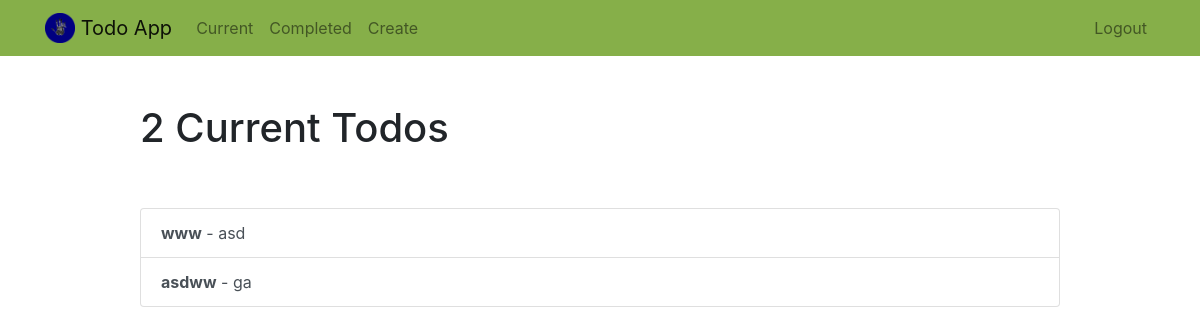
/current/ (signed in), run on an earlier commit of the app's database.
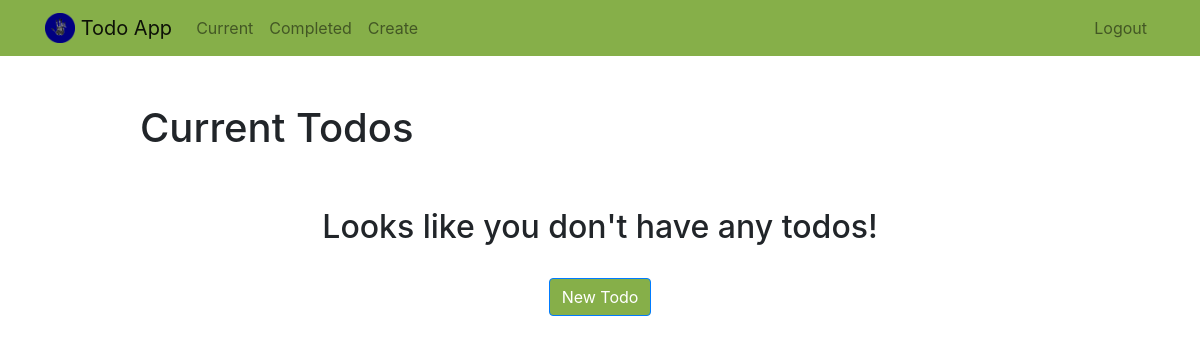
And on a later commit of the database.
### todo/models.py (models this page shows, shortened)
class Todo(models.Model):
    title = models.CharField(max_length=100)
    memo = models.TextField(blank=True)
    created= models.DateTimeField(auto_now_add=True)
    datecompleted = models.DateTimeField(null=True, blank=True)
    important = models.BooleanField(default=False)
    user = models.ForeignKey(User, on_delete=models.CASCADE)

### todo/views.py (the view)
# urls.py: path('current/', views.currenttodos, name='currenttodos'),
@login_required
def currenttodos(request):
    todos = Todo.objects.filter(user=request.user, datecompleted__isnull=True)
    return render(request, 'todo/currenttodos.html', {'todos' : todos})

### todo/templates/todo/currenttodos.html
{% extends 'todo/base.html' %}
{% block content %}
    <div class="row justify-content-center mt-5">
        <div class="col-md-10">
            {% if todos %}
                 <h1>{{ todos.count }} Current Todo{{ todos.count|pluralize }}</h1>
            {% else %}
                           <h1>Current Todos</h1>
            {% endif %}
        </div>
    </div>
    <div class="row justify-content-center mt-5">
        <div class="col-md-10">
        {% if todos %}
            <div class="list-group">
                {% for todo in todos %}
                    <a href="{% url 'viewtodo' todo.id %}" class="list-group-item list-group-item-action{% if todo.important %} list-group-item-danger{% endif %}"><b>{{ todo.title }}</b>{% if todo.memo %} - {{ todo.memo|truncatechars:30 }}{% endif %}</a>
                {% endfor %}
            </div>
        {% else %}
            <div class="text-center">
                <h2>Looks like you don't have any todos!</h2>
            <br>
            <a role="button" class="btn btn-primary" href="{% url 'createtodo' %}" style="background-color: #86af49;">New Todo</a>
            </div>
        {% endif %}
        </div>
    </div>
{% endblock %}

What changed in the data, as far as the page shows it:
no longer on this page (row edited): Todo: title "www", memo "asd"
removed Todo: title "asdww", memo "ga"
Also different on the page:
{{ todos.count }}: "2" → (not shown)
text no longer shown: "Current Todo"
text now shown: "Current Todos Looks like you don't have any todos! New Todo"
